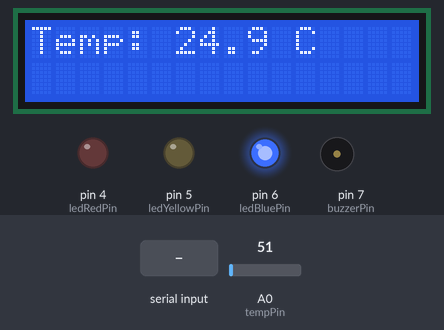
A sketch run on a simulated Arduino Uno, built with avr-gcc and run on an emulated ATmega328P. Parts: 16×2 character LCD, output pins drawn as LEDs (lit = HIGH), buzzer (waves = sounding, pin HIGH). Inputs (shaded band) come from the test bench; at power-on: A0 (tempPin) = 51.

Above: at 2.2 s.
2.3 s: "SET_F\n" received over the second serial link
At 3.7 s:
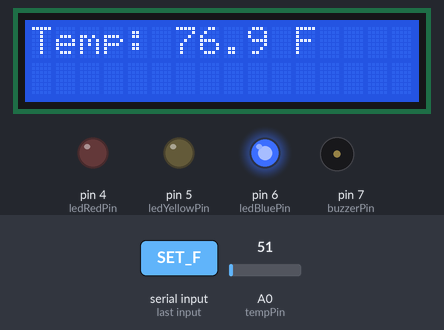
4.6 s: A0 (tempPin) set to 62
At 6.4 s:
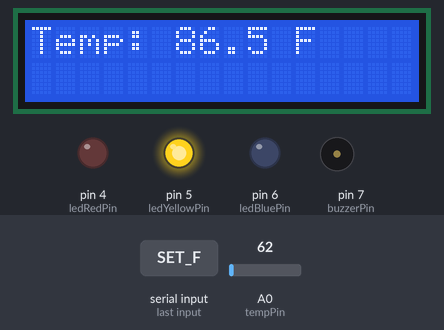
6.7 s: A0 (tempPin) set to 71
At 7.9 s:
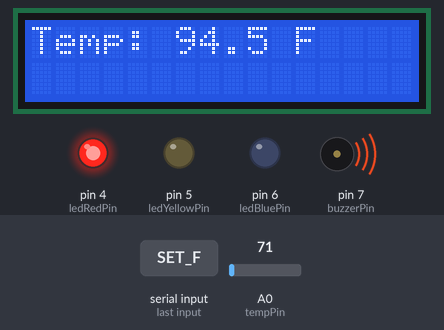
8.8 s: "SET_C\n" received over the second serial link
At 10.5 s:
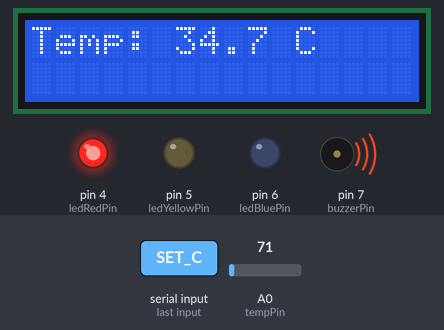
10.8 s: A0 (tempPin) set to 61
At 12.5 s:
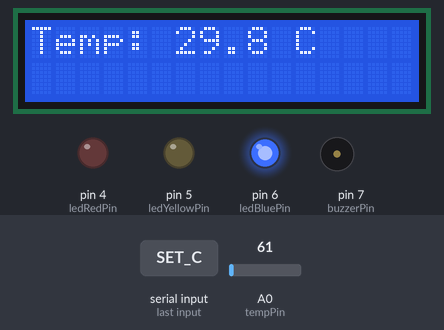
Timing chart, 0 to 13.9 s (numbered marks = the images above; inputs shaded):
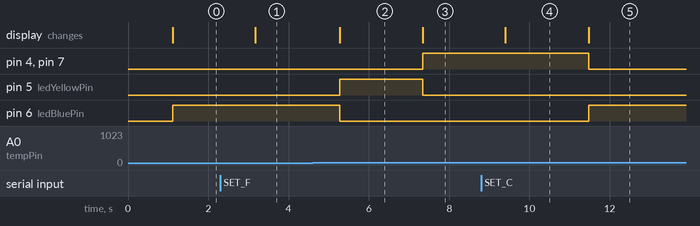

The sketch:

Project_ELTH.ino
```cpp
#include <LiquidCrystal_I2C.h>
#include <SoftwareSerial.h>

LiquidCrystal_I2C lcd(0x27, 16, 2);
SoftwareSerial bt(2, 3);

const int tempPin = A0;
const int ledBluePin = 6;
const int ledYellowPin = 5;
const int ledRedPin = 4;
const int buzzerPin = 7;

bool useFahrenheit = false;
String input = "";
float alertThreshold = 30.0;
bool alertShown = false;

void setup() {
  bt.begin(9600);
  Serial.begin(9600);

  lcd.init();
  lcd.backlight();
  lcd.print("Initializing...");
  delay(1000);
  lcd.clear();

  pinMode(ledBluePin, OUTPUT);
  pinMode(ledYellowPin, OUTPUT);
  pinMode(ledRedPin, OUTPUT);
  pinMode(buzzerPin, OUTPUT);

  digitalWrite(ledBluePin, LOW);
  digitalWrite(ledYellowPin, LOW);
  digitalWrite(ledRedPin, LOW);
  digitalWrite(buzzerPin, LOW);
}

void loop() {

  while (bt.available()) {
    char c = bt.read();
    if (c == '\n') {
      processCommand(input);
      input = "";
    } else {
      input += c;
    }
  }


  float voltage = analogRead(tempPin) * 5.0 / 1023.0;
  float tempC = voltage * 100.0;
  float tempDisplay = tempC;
  String unit = "C";


  if (useFahrenheit) {
    tempDisplay = tempC * 9.0 / 5.0 + 32.0;
    unit = "F";
  }


  if (tempC > alertThreshold && !alertShown) {
    showAlert(tempC);
    alertShown = true;
  }

  else if (tempC <= alertThreshold && alertShown) {
    removeAlert();
    alertShown = false;
  }


  lcd.setCursor(0, 0);
  lcd.print("Temp: ");
  lcd.print(tempDisplay, 1);
  lcd.print(" ");
  lcd.print(unit);
  lcd.print("     ");

  bt.print("Temp: ");
  bt.print(tempDisplay, 1);
  bt.print(" ");
  bt.print(unit);
  bt.print("\n");


  if (tempC < 30.0) {
    digitalWrite(ledBluePin, HIGH);
    digitalWrite(ledYellowPin, LOW);
    digitalWrite(ledRedPin, LOW);
    digitalWrite(buzzerPin, LOW);
  }
  else if (tempC >= 30.0 && tempC <= 32.5) {
    digitalWrite(ledBluePin, LOW);
    digitalWrite(ledYellowPin, HIGH);
    digitalWrite(ledRedPin, LOW);
    digitalWrite(buzzerPin, LOW);
  }
  else if (tempC > 32.5) {
    digitalWrite(ledBluePin, LOW);
    digitalWrite(ledYellowPin, LOW);
    digitalWrite(ledRedPin, HIGH);
    digitalWrite(buzzerPin, HIGH);
  }

  delay(1000);
}


void processCommand(String cmd) {
  cmd.trim();
  cmd.toUpperCase();
  if (cmd == "SET_C") {
    useFahrenheit = false;
  }
  else if (cmd == "SET_F") {
    useFahrenheit = true;
  }
}

void showAlert(float tempC) {
  bt.print("ALERT! Temperature too high: ");
  bt.print(tempC);
  bt.print(" C\n");

}

void removeAlert() {
    lcd.setCursor(0, 1);
    lcd.print("                  ");
}
```

Measured:
- the behaviour switches between 61 and 62 on A0 (tempPin) (found by bisection; images 1 and 2)
- after the input at 2.3 s, the display: changes after 0.87 s (image 1)
- after the input at 4.6 s, pin 5 (ledYellowPin): LOW → HIGH after 0.68 s; pin 6 (ledBluePin): HIGH → LOW after 0.68 s; the display: changes after 0.68 s (image 2)
- after the input at 6.7 s, pin 4 (ledRedPin), pin 7 (buzzerPin): LOW → HIGH after 0.64 s; pin 5 (ledYellowPin): HIGH → LOW after 0.64 s; the display: changes after 0.64 s (image 3)
- after the input at 8.8 s, the display: changes after 0.60 s (image 4)
- after the input at 10.8 s, pin 4 (ledRedPin), pin 7 (buzzerPin): HIGH → LOW after 0.68 s; pin 6 (ledBluePin): LOW → HIGH after 0.68 s; the display: changes after 0.68 s (image 5)
